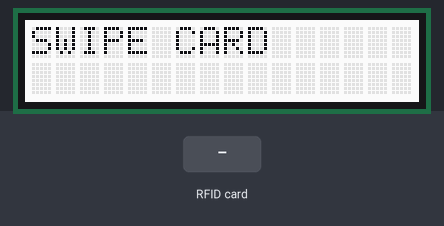
Bench run of a sketch on a simulated Arduino Uno, built with avr-gcc and run on an emulated ATmega328P. Shown: 16×2 character LCD. The test bench sets the inputs (shaded band). What the sketch prints to the serial monitor is not drawn. At 7.5 s the program stops and its outputs stay as they are.

Above: at 1.2 s.
1.3 s: RFID card 8B AD 0A DD held to the reader
At 2.5 s:
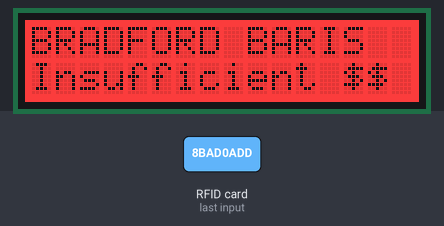
2.8 s: RFID card FB 16 11 DD held to the reader
At 5.5 s:
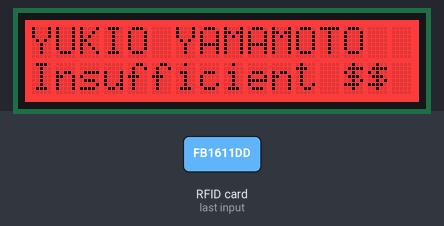
At 7.8 s:
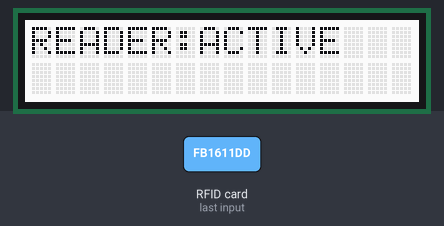
Timing chart, 0 to 9.0 s (numbered marks = the images above; inputs shaded):
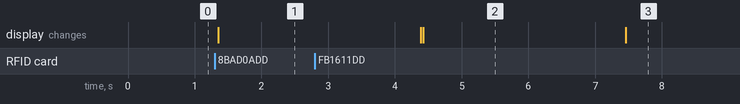

The sketch:

main.ino
```cpp
/**************************************************************************/
/*!
    @file      main.ino
    @author    Bradford Baris
    @author    Adafruit Industries
    @license   BSD (see license.txt)

    This example will wait for any ISO14443A card or tag, and
    depending on the size of the UID will attempt to read from it.

    If the card has a 4-byte UID it is probably a Mifare
    Classic card, and the following steps are taken:

    - Authenticate block 4 (the first block of Sector 1) using
      the default KEYA of 0XFF 0XFF 0XFF 0XFF 0XFF 0XFF
    - If authentication succeeds, we can then read any of the
      4 blocks in that sector (though only block 4 is read here)

*/
/**************************************************************************/

#include <Wire.h>
#include <SPI.h>
#include <Adafruit_PN532.h>
#include <Adafruit_RGBLCDShield.h>

// If using the breakout or shield with I2C, define just the pins connected
// to the IRQ and reset lines.  Use the values below (2, 3) for the shield!
#define PN532_IRQ   (2)
#define PN532_RESET (3)  // Not connected by default on the NFC Shield

// Define color constants
#define RED 0x1
#define GREEN 0x2
#define YELLOW 0x3
#define BLUE 0x4
#define VIOLET 0x5
#define TEAL 0x6
#define WHITE 0x7

// Declare LCD Shield and RFID Shield
Adafruit_RGBLCDShield lcd = Adafruit_RGBLCDShield();
Adafruit_PN532 nfc(PN532_IRQ, PN532_RESET);

void setup(void) {

  // Start devices
  Serial.begin(115200);
  lcd.begin(16, 2);
  nfc.begin();

  uint32_t versiondata = nfc.getFirmwareVersion();
  if (! versiondata) {
    Serial.print("Didn't find PN53x board");
    while (1); // halt
  }
  //Serial.print("Found chip PN5"); Serial.println((versiondata>>24) & 0xFF, HEX);
  //Serial.println("Firmware ver. "); Serial.print((versiondata>>16) & 0xFF, DEC);
  //Serial.print("."); Serial.println((versiondata>>8) & 0xFF, DEC);

  // Configure board to read RFID tags
  nfc.SAMConfig();

  Serial.println("System running. Waiting for an ISO14443A Card ...");
  lcd.setBacklight(WHITE);
  lcd.print("SWIPE CARD");
  lcd.print("");

}

void loop(void) {
  uint8_t success;
  uint8_t uid[] = { 0, 0, 0, 0, 0, 0, 0 };  // Buffer to store the returned UID
  uint8_t uidLength;                        // Length of the UID (4 or 7 bytes depending on ISO14443A card type)
  char rfiduid[15];

  // Wait for an ISO14443A type card. When one is found
  // 'uid' will be populated with the UID. A 40byte uidLength indicates a Mifare Classic card.
  success = nfc.readPassiveTargetID(PN532_MIFARE_ISO14443A, uid, &uidLength);

  if (success) {
    // Display some basic information about the card
    sprintf( rfiduid, "%02X%02X%02X%02X", uid[0], uid[1], uid[2], uid[3] );

    String str(rfiduid);
    nfc.PrintHex(uid, uidLength);
    lcd.setBacklight(YELLOW);
                          // lol kludge
    if (uidLength == 4 && str.indexOf("413035") == -1)
    {
      Serial.println("Appears to be a Mifare Classic card (4 byte UID)");

      // Now we need to try to authenticate it for read/write access
      // Try with the factory default KeyA: 0xFF 0xFF 0xFF 0xFF 0xFF 0xFF
      Serial.println("Attempting to authenticate block 4 with default KEYA value");
      uint8_t keya[6] = { 0xFF, 0xFF, 0xFF, 0xFF, 0xFF, 0xFF };

      // Start with block 4 (the first block of sector 1) since sector 0
      // contains the manufacturer data and it's probably better just
      // to leave it alone unless you know what you're doing
      success = nfc.mifareclassic_AuthenticateBlock(uid, uidLength, 4, 0, keya);

      if (success)
      {
        Serial.println("Sector 1 (Blocks 4..7) has been authenticated");
        uint8_t data[16];
        lcd.setBacklight(GREEN);

        // If you want to write something to block 4 to test with, uncomment
        // the following line and this text should be read back in a minute
        // memcpy(data, (const uint8_t[]){ 'a', 'd', 'a', 'f', 'r', 'u', 'i', 't', '.', 'c', 'o', 'm', 0, 0, 0, 0 }, sizeof data);

        // Write '255' to block 4 on the card
        // memcpy(data, (const uint8_t[]){ 'f', 'f', 0, 0, 0, 0, 0, 0, 0, 0, 0, 0, 0, 0 }, sizeof data);
        // success = nfc.mifareclassic_WriteDataBlock (4, data);

        // Try to read the contents of block 4
        success = nfc.mifareclassic_ReadDataBlock(4, data);

        // Data seems to have been read
        if (success)
        {
          lcd.setBacklight(GREEN);
          lcd.setCursor(0, 0);
          if (str == "8BAD0ADD") {
            lcd.print("BRADFORD BARIS  ");
            Serial.println("NAME=Bradford Baris");
          }
          if (str == "FB1611DD") {
            lcd.print("YUKIO YAMAMOTO  ");
            Serial.println("NAME=Yukio Yamamoto");
          }
          char wat[] = { data[0], data[1] };
          int number = (int) strtol( wat, NULL, 16);
          (number < 3) ? number = 0 : number -= 3;
          String balance = String(number, HEX);
          wat[0] = balance[0];
          wat[1] = balance[1];
          memcpy(data, wat, 2);
          success = nfc.mifareclassic_WriteDataBlock (4, data);
          lcd.setCursor(0, 1);
          if (number == 0) {
            lcd.setBacklight(RED);
            lcd.print("Insufficient $$");
            Serial.println("FUNDS=NO");
          } else {
            lcd.print("Balance: $");
            lcd.print(number);
            Serial.print("BAL="); Serial.print(number);
            Serial.println("");
            Serial.println("SEND");
            Serial.println("");
          }
          nfc.PrintHexChar(data, 16);
          Serial.println("");

          // Wait a bit before reading the card again
          delay(3000);
          lcd.clear();
          lcd.setBacklight(WHITE);
          lcd.setCursor(0, 0);
          lcd.print("READER:ACTIVE   ");
          lcd.setCursor(0, 1);
          lcd.print("                ");
        }
        else
        {
          Serial.println("Unable to read requested block!");
          lcd.setBacklight(RED);
        }
      }
    } else {
      // lol massive kludge
      if (str.indexOf("45D06A") != -1) {
        lcd.setBacklight(GREEN);
        lcd.setCursor(0, 0);
        lcd.print("AISIS ZANE      ");
        Serial.println("NAME=Aisis Zane");
        int number = 50;
        lcd.setCursor(0, 1);
        lcd.print("Balance: $50");
        Serial.print("BAL=50");
        Serial.println("");
        Serial.println("SEND");
        Serial.println("");

        // Wait a bit before reading the card again
        delay(3000);
        lcd.clear();
        lcd.setBacklight(WHITE);
        lcd.setCursor(0, 0);
        lcd.print("READER:ACTIVE   ");
        lcd.setCursor(0, 1);
        lcd.print("                ");

      } else {
        Serial.println("Authentication failure!");
        lcd.setBacklight(RED);
      }
    }
  }
}
```

Measured:
- after the input at 1.3 s, the display: changes after 0.05 s (image 1)
- after the input at 2.8 s, the display: first differs from a run without the input after 1.6 s (image 2)
- what the display in image 2 shows lasts 3.1 s, from 4.4 s to 7.5 s
